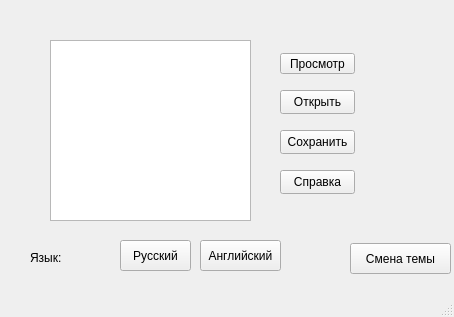
<?xml version="1.0" encoding="UTF-8"?>
<ui version="4.0">
 <class>MainWindow</class>
 <widget class="QMainWindow" name="MainWindow">
  <property name="geometry">
   <rect>
    <x>0</x>
    <y>0</y>
    <width>454</width>
    <height>317</height>
   </rect>
  </property>
  <property name="windowTitle">
   <string>MainWindow</string>
  </property>
  <widget class="QWidget" name="centralwidget">
   <widget class="QPlainTextEdit" name="plainTextEdit">
    <property name="geometry">
     <rect>
      <x>50</x>
      <y>40</y>
      <width>201</width>
      <height>181</height>
     </rect>
    </property>
   </widget>
   <widget class="QPushButton" name="buttonSave">
    <property name="geometry">
     <rect>
      <x>280</x>
      <y>130</y>
      <width>75</width>
      <height>24</height>
     </rect>
    </property>
    <property name="text">
     <string>Сохранить</string>
    </property>
   </widget>
   <widget class="QPushButton" name="buttonRead">
    <property name="geometry">
     <rect>
      <x>280</x>
      <y>53</y>
      <width>75</width>
      <height>21</height>
     </rect>
    </property>
    <property name="text">
     <string>Просмотр</string>
    </property>
   </widget>
   <widget class="QPushButton" name="buttunHelp">
    <property name="geometry">
     <rect>
      <x>280</x>
      <y>170</y>
      <width>75</width>
      <height>24</height>
     </rect>
    </property>
    <property name="text">
     <string>Справка</string>
    </property>
   </widget>
   <widget class="QPushButton" name="buttonOpen">
    <property name="geometry">
     <rect>
      <x>280</x>
      <y>90</y>
      <width>75</width>
      <height>24</height>
     </rect>
    </property>
    <property name="text">
     <string>Открыть</string>
    </property>
   </widget>
   <widget class="QPushButton" name="buttonLanguageEn">
    <property name="geometry">
     <rect>
      <x>200</x>
      <y>240</y>
      <width>81</width>
      <height>31</height>
     </rect>
    </property>
    <property name="text">
     <string>Английский</string>
    </property>
   </widget>
   <widget class="QLabel" name="label">
    <property name="geometry">
     <rect>
      <x>30</x>
      <y>250</y>
      <width>81</width>
      <height>16</height>
     </rect>
    </property>
    <property name="text">
     <string>Язык:</string>
    </property>
   </widget>
   <widget class="QPushButton" name="buttonLanguageRus">
    <property name="geometry">
     <rect>
      <x>120</x>
      <y>240</y>
      <width>71</width>
      <height>31</height>
     </rect>
    </property>
    <property name="text">
     <string>Русский</string>
    </property>
   </widget>
   <widget class="QPushButton" name="buttonTopic">
    <property name="geometry">
     <rect>
      <x>350</x>
      <y>243</y>
      <width>101</width>
      <height>31</height>
     </rect>
    </property>
    <property name="text">
     <string>Смена темы</string>
    </property>
   </widget>
  </widget>
  <widget class="QMenuBar" name="menubar">
   <property name="geometry">
    <rect>
     <x>0</x>
     <y>0</y>
     <width>454</width>
     <height>22</height>
    </rect>
   </property>
  </widget>
  <widget class="QStatusBar" name="statusbar"/>
 </widget>
 <resources/>
 <connections/>
</ui>
